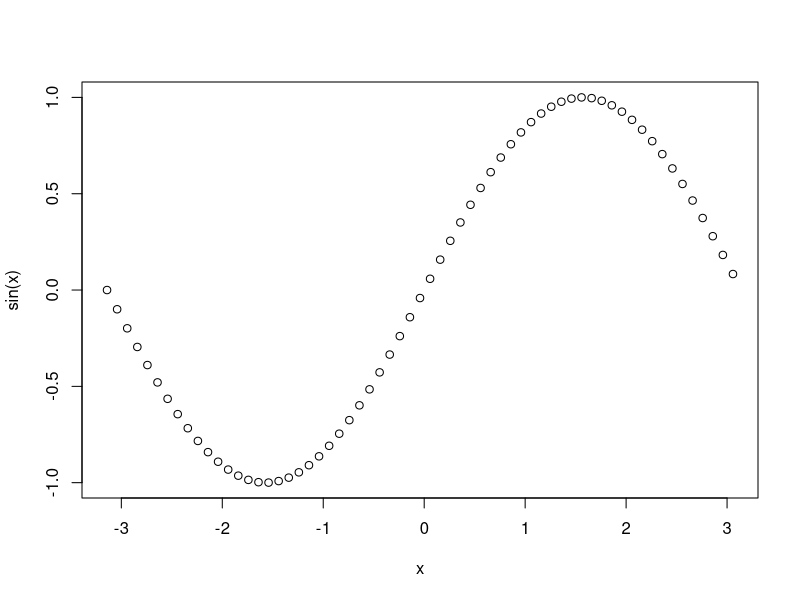

The R script that drew this image:
## ---- chunk 1
runif(3, min=0, max=100)
## ---- chunk 2
runif(3, min=0, max=100)
## ---- chunk 3
runif(3, min=0, max=100)
## ---- chunk 4
x <- seq(-pi,pi,0.1)
plot(x, sin(x))
